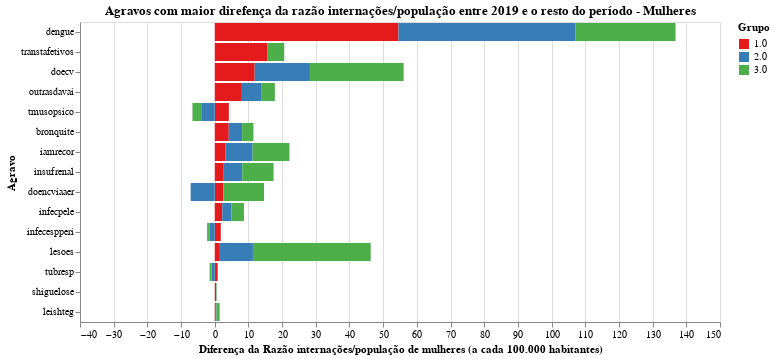

The cell this chart's notebook holds for it:
### Code cell
chart = plot_grafico_dif(df_19, df_r,
                         'taxa_nova_mulher', 
                         "Agravos com maior direfença da razão internações/população entre 2019 e o resto do período - Mulheres",
                        "Diferença da Razão internações/população de mulheres (a cada 100.000 habitantes)")

#chart.save('tx_bruta_t.svg')
chart

### Figure 1 — Vega-Lite specification as saved in the notebook (floating-point values rounded to 4 significant figures)
{"config": {"view": {"continuousWidth": 400, "continuousHeight": 300}, "range": {"category": {"scheme": "set1"}}}, "data": {"name": "data-c7bfcf74d771b2b2214f687c47c70f91"}, "mark": "bar", "encoding": {"color": {"type": "nominal", "field": "grupo", "title": "Grupo"}, "order": {"type": "nominal", "field": "grupo", "sort": "ascending"}, "tooltip": {"type": "quantitative", "field": "taxa"}, "x": {"type": "quantitative", "field": "taxa", "scale": {"domain": [-40, 150]}, "title": "Diferença da Razão internações/população de mulheres (a cada 100.000 habitantes)"}, "y": {"type": "nominal", "field": "agravo", "sort": null, "title": "Agravo"}}, "title": "Agravos com maior direfença da razão internações/população entre 2019 e o resto do período - Mulheres", "width": 640, "$schema": "https://vega.github.io/schema/vega-lite/v4.8.1.json", "datasets": {"data-c7bfcf74d771b2b2214f687c47c70f91": [{"agravo": "dengue", "grupo": "1.0", "taxa": 54.55}, {"agravo": "dengue", "grupo": "2.0", "taxa": 52.58}, {"agravo": "dengue", "grupo": "3.0", "taxa": 29.67}, {"agravo": "transtafetivos", "grupo": "1.0", "taxa": 15.53}, {"agravo": "transtafetivos", "grupo": "2.0", "taxa": 0.2129}, {"agravo": "transtafetivos", "grupo": "3.0", "taxa": 4.887}, {"agravo": "doecv", "grupo": "1.0", "taxa": 11.86}, {"agravo": "doecv", "grupo": "2.0", "taxa": 16.4}, {"agravo": "doecv", "grupo": "3.0", "taxa": 27.82}, {"agravo": "outrasdavai", "grupo": "1.0", "taxa": 7.798}, {"agravo": "outrasdavai", "grupo": "2.0", "taxa": 5.968}, {"agravo": "outrasdavai", "grupo": "3.0", "taxa": 4.083}, {"agravo": "tmusopsico", "grupo": "1.0", "taxa": 4.189}, {"agravo": "tmusopsico", "grupo": "2.0", "taxa": -3.798}, {"agravo": "tmusopsico", "grupo": "3.0", "taxa": -2.82}, {"agravo": "bronquite", "grupo": "1.0", "taxa": 4.152}, {"agravo": "bronquite", "grupo": "2.0", "taxa": 3.984}, {"agravo": "bronquite", "grupo": "3.0", "taxa": 3.354}, {"agravo": "iamrecor", "grupo": "1.0", "taxa": 3.198}, {"agravo": "iamrecor", "grupo": "2.0", "taxa": 8.036}, {"agravo": "iamrecor", "grupo": "3.0", "taxa": 10.95}, {"agravo": "insufrenal", "grupo": "1.0", "taxa": 2.669}, {"agravo": "insufrenal", "grupo": "2.0", "taxa": 5.518}, {"agravo": "insufrenal", "grupo": "3.0", "taxa": 9.284}, {"agravo": "doencviaaer", "grupo": "1.0", "taxa": 2.529}, {"agravo": "doencviaaer", "grupo": "2.0", "taxa": -7.149}, {"agravo": "doencviaaer", "grupo": "3.0", "taxa": 12.11}, {"agravo": "infecpele", "grupo": "1.0", "taxa": 2.232}, {"agravo": "infecpele", "grupo": "2.0", "taxa": 2.671}, {"agravo": "infecpele", "grupo": "3.0", "taxa": 3.772}, {"agravo": "infecespperi", "grupo": "1.0", "taxa": 1.799}, {"agravo": "infecespperi", "grupo": "2.0", "taxa": -1.476}, {"agravo": "infecespperi", "grupo": "3.0", "taxa": -0.7909}, {"agravo": "lesoes", "grupo": "1.0", "taxa": 1.27}, {"agravo": "lesoes", "grupo": "2.0", "taxa": 10.06}, {"agravo": "lesoes", "grupo": "3.0", "taxa": 34.97}, {"agravo": "tubresp", "grupo": "1.0", "taxa": 0.8722}, {"agravo": "tubresp", "grupo": "2.0", "taxa": -0.9008}, {"agravo": "tubresp", "grupo": "3.0", "taxa": -0.6127}, {"agravo": "shiguelose", "grupo": "1.0", "taxa": 0.4031}, {"agravo": "shiguelose", "grupo": "2.0", "taxa": 0.0641}, {"agravo": "shiguelose", "grupo": "3.0", "taxa": 0.1107}, {"agravo": "leishteg", "grupo": "1.0", "taxa": 0.2934}, {"agravo": "leishteg", "grupo": "2.0", "taxa": 0.2249}, {"agravo": "leishteg", "grupo": "3.0", "taxa": 0.9356}]}}
